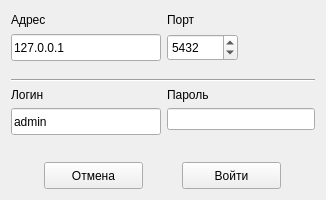
<?xml version="1.0" encoding="UTF-8"?>
<ui version="4.0">
 <class>Authorization</class>
 <widget class="QWidget" name="Authorization">
  <property name="geometry">
   <rect>
    <x>0</x>
    <y>0</y>
    <width>326</width>
    <height>200</height>
   </rect>
  </property>
  <property name="minimumSize">
   <size>
    <width>325</width>
    <height>200</height>
   </size>
  </property>
  <property name="maximumSize">
   <size>
    <width>326</width>
    <height>200</height>
   </size>
  </property>
  <property name="windowTitle">
   <string>Authorization</string>
  </property>
  <layout class="QVBoxLayout" name="verticalLayout">
   <item>
    <layout class="QFormLayout" name="formLayout">
     <item row="0" column="0">
      <widget class="QLabel" name="label">
       <property name="minimumSize">
        <size>
         <width>67</width>
         <height>17</height>
        </size>
       </property>
       <property name="maximumSize">
        <size>
         <width>67</width>
         <height>17</height>
        </size>
       </property>
       <property name="text">
        <string>Адрес</string>
       </property>
      </widget>
     </item>
     <item row="0" column="1">
      <widget class="QLabel" name="label_2">
       <property name="minimumSize">
        <size>
         <width>67</width>
         <height>17</height>
        </size>
       </property>
       <property name="maximumSize">
        <size>
         <width>67</width>
         <height>17</height>
        </size>
       </property>
       <property name="text">
        <string>Порт</string>
       </property>
      </widget>
     </item>
     <item row="1" column="0">
      <widget class="QLineEdit" name="Adds">
       <property name="minimumSize">
        <size>
         <width>150</width>
         <height>27</height>
        </size>
       </property>
       <property name="maximumSize">
        <size>
         <width>150</width>
         <height>27</height>
        </size>
       </property>
       <property name="text">
        <string>127.0.0.1</string>
       </property>
      </widget>
     </item>
     <item row="1" column="1">
      <widget class="QSpinBox" name="Port">
       <property name="minimumSize">
        <size>
         <width>71</width>
         <height>27</height>
        </size>
       </property>
       <property name="maximumSize">
        <size>
         <width>71</width>
         <height>27</height>
        </size>
       </property>
       <property name="minimum">
        <number>1000</number>
       </property>
       <property name="maximum">
        <number>25556</number>
       </property>
       <property name="value">
        <number>5432</number>
       </property>
      </widget>
     </item>
     <item row="4" column="0">
      <widget class="QLabel" name="label_3">
       <property name="text">
        <string>Логин</string>
       </property>
      </widget>
     </item>
     <item row="5" column="0">
      <widget class="QLineEdit" name="Login">
       <property name="minimumSize">
        <size>
         <width>150</width>
         <height>27</height>
        </size>
       </property>
       <property name="maximumSize">
        <size>
         <width>150</width>
         <height>27</height>
        </size>
       </property>
       <property name="text">
        <string>admin</string>
       </property>
      </widget>
     </item>
     <item row="4" column="1">
      <widget class="QLabel" name="label_4">
       <property name="text">
        <string>Пароль</string>
       </property>
      </widget>
     </item>
     <item row="3" column="0" colspan="2">
      <widget class="Line" name="line">
       <property name="orientation">
        <enum>Qt::Horizontal</enum>
       </property>
      </widget>
     </item>
     <item row="2" column="0">
      <spacer name="verticalSpacer_2">
       <property name="orientation">
        <enum>Qt::Vertical</enum>
       </property>
       <property name="sizeHint" stdset="0">
        <size>
         <width>20</width>
         <height>15</height>
        </size>
       </property>
      </spacer>
     </item>
     <item row="5" column="1">
      <widget class="QLineEdit" name="Password"/>
     </item>
    </layout>
   </item>
   <item>
    <spacer name="verticalSpacer">
     <property name="orientation">
      <enum>Qt::Vertical</enum>
     </property>
     <property name="sizeHint" stdset="0">
      <size>
       <width>20</width>
       <height>30</height>
      </size>
     </property>
    </spacer>
   </item>
   <item>
    <layout class="QHBoxLayout" name="horizontalLayout">
     <item>
      <widget class="QPushButton" name="butCan">
       <property name="minimumSize">
        <size>
         <width>99</width>
         <height>27</height>
        </size>
       </property>
       <property name="maximumSize">
        <size>
         <width>99</width>
         <height>27</height>
        </size>
       </property>
       <property name="text">
        <string>Отмена</string>
       </property>
      </widget>
     </item>
     <item>
      <widget class="QPushButton" name="butAcc">
       <property name="minimumSize">
        <size>
         <width>99</width>
         <height>27</height>
        </size>
       </property>
       <property name="maximumSize">
        <size>
         <width>99</width>
         <height>27</height>
        </size>
       </property>
       <property name="text">
        <string>Войти</string>
       </property>
      </widget>
     </item>
    </layout>
   </item>
  </layout>
 </widget>
 <layoutdefault spacing="6" margin="11"/>
 <resources/>
 <connections/>
</ui>
